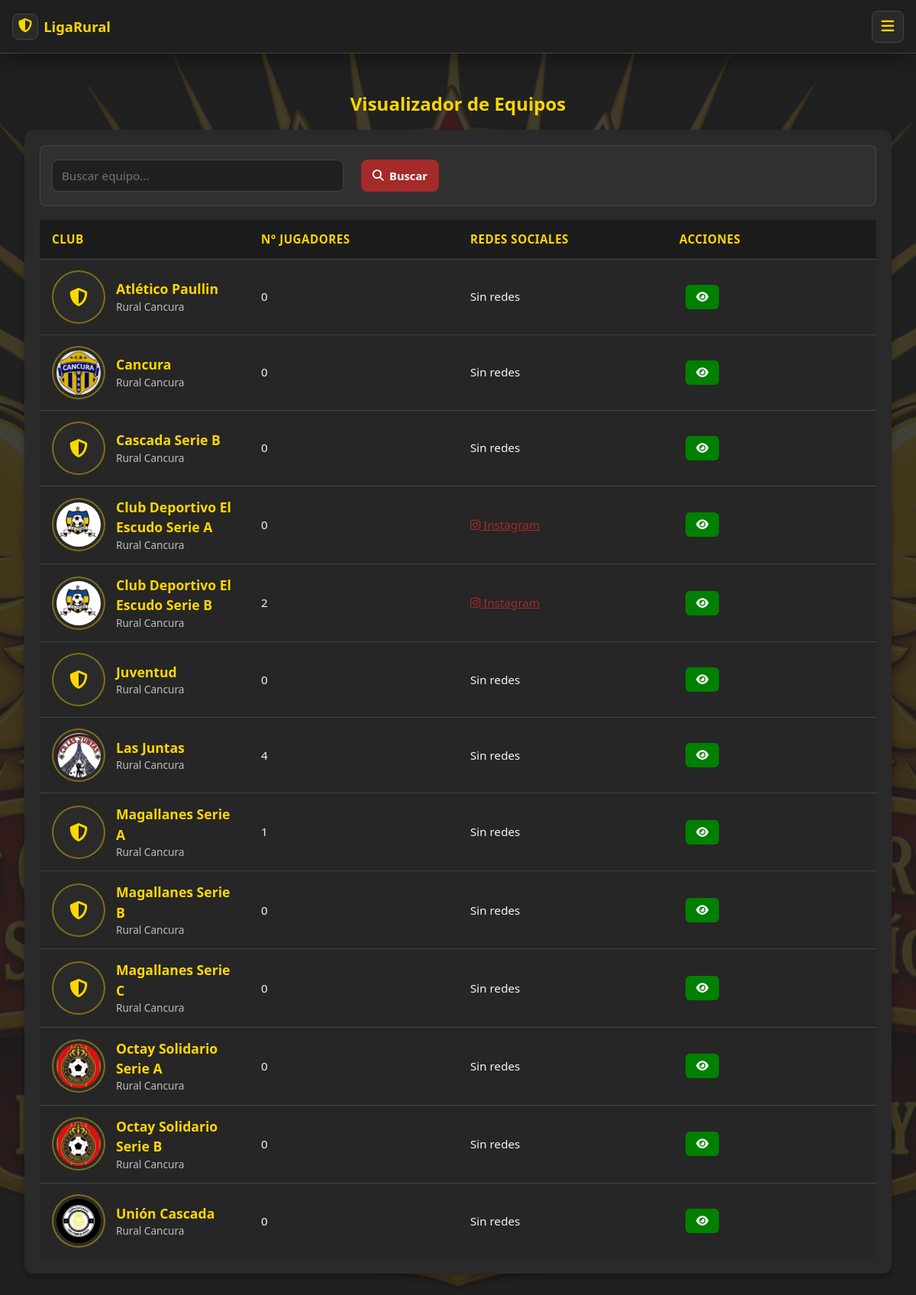
Screenshot of /equipos with the database file from the repository.
### myapp/models.py (models this page shows, shortened)
class Equipo(models.Model):
    nombre = models.CharField(max_length=100, unique=True)
    fecha_creacion = models.DateField(
        null=True,
        blank=True
    )
    logo = models.ImageField(
        upload_to='equipos/logos/',
        null=True,
        blank=True
    )
    nombre_entrenador = models.CharField(
        max_length=100,
        blank=True,
        null=True)
    nombre_dueno = models.CharField(max_length=100,
        blank=True,
        null=True)
    liga = models.ForeignKey(Liga, on_delete=models.CASCADE)
    redes_sociales = models.CharField(
        max_length=100,
        blank=True,
        default=""
    )
    @property
    def cantidad_jugadores(self):
        return self.jugadores.count()

class Liga(models.Model):
    nombre = models.CharField(max_length=200, unique=True)
    fecha_fundacion = models.DateField(
        null=True,
        blank=True
    )
    logo = models.ImageField(
        upload_to='ligas/logos/',
        null=True,
        blank=True
    )
    comuna = models.CharField(
        max_length=100,
        default="Osorno"
    )
    region = models.CharField(
        max_length=100,
        default="Los Lagos"
    )
    direccion = models.CharField(
        max_length=100,
        null=True,
        blank=True
    )
    presidente = models.CharField(
        max_length=100,
        null=True,
        blank=True
    )
    secretario = models.CharField(
        max_length=100,
        null=True,
        blank=True
    )
    tesorero = models.CharField(
        max_length=100,
        null=True,
        blank=True
    )
    telefono_contacto = models.CharField(
        max_length=20,
        blank=True,
        null=True
    )
    correo_contacto = models.EmailField(
        null=True,
        blank=True
    )
    redes_sociales = models.CharField(
        max_length=100,
        blank=True,
        default=""
    )
    reglamento = models.TextField(
        null=True,
        blank=True
    )
    def __str__(self):
        return self.nombre_corto
    @property
    def nombre_corto(self):
        max_length = 40
        if len(self.nombre) <= max_length:
            return self.nombre
        return self.nombre[:max_length].rstrip()

class RedSocial(models.Model):
    INSTAGRAM = "instagram"
    FACEBOOK = "facebook"
    TIKTOK = "tiktok"
    X = "x"
    YOUTUBE = "youtube"
    WHATSAPP = "whatsapp"
    THREADS = "threads"
    LINKEDIN = "linkedin"
    TWITCH = "twitch"
    DISCORD = "discord"
    TELEGRAM = "telegram"
    SNAPCHAT = "snapchat"
    PINTEREST = "pinterest"
    SITIO_WEB = "sitio_web"
    OTRO = "otro"
    TIPO_CHOICES = [
        (INSTAGRAM, "Instagram"),
        (FACEBOOK, "Facebook"),
        (TIKTOK, "TikTok"),
        (X, "X / Twitter"),
        (YOUTUBE, "YouTube"),
        (WHATSAPP, "WhatsApp"),
        (THREADS, "Threads"),
        (LINKEDIN, "LinkedIn"),
        (TWITCH, "Twitch"),
        (DISCORD, "Discord"),
        (TELEGRAM, "Telegram"),
        (SNAPCHAT, "Snapchat"),
        (PINTEREST, "Pinterest"),
        (SITIO_WEB, "Sitio web"),
        (OTRO, "Otro"),
    ]
    equipo = models.ForeignKey(
        "Equipo",
        on_delete=models.CASCADE,
        related_name="redes",
        null=True,
        blank=True
    )
    liga = models.ForeignKey(
        "Liga",
        on_delete=models.CASCADE,
        related_name="redes",
        null=True,
        blank=True
    )
    tipo = models.CharField(
        max_length=30,
        choices=TIPO_CHOICES
    )
    enlace = models.CharField(max_length=255)
    class Meta:
        verbose_name = "Red social"
        verbose_name_plural = "Redes sociales"
        constraints = [
            models.CheckConstraint(
                check=(
                    models.Q(
                        equipo__isnull=False,
                        liga__isnull=True
                    )
                    |
                    models.Q(
                        equipo__isnull=True,
                        liga__isnull=False
                    )
                ),
                name="red_social_tiene_un_propietario"
            ),
            models.UniqueConstraint(
                fields=["equipo", "tipo", "enlace"],
                name="red_social_unica_por_equipo"
            ),
            models.UniqueConstraint(
                fields=["liga", "tipo", "enlace"],
                name="red_social_unica_por_liga"
            ),
        ]
    URL_BASES = {
        INSTAGRAM: "https://www.instagram.com/",
        FACEBOOK: "https://www.facebook.com/",
        TIKTOK: "https://www.tiktok.com/@",
        X: "https://x.com/",
        THREADS: "https://www.threads.net/@",
        LINKEDIN: "https://www.linkedin.com/in/",
        TWITCH: "https://www.twitch.tv/",
        TELEGRAM: "https://t.me/",
        SNAPCHAT: "https://www.snapchat.com/add/",
    }
    @property
    def url(self):
        if self.enlace.startswith(("http://", "https://")):
            return self.enlace
        base = self.URL_BASES.get(self.tipo)
        if base:
            usuario = self.enlace.strip().lstrip("@/")
            return f"{base}{quote(usuario)}"
        return self.enlace
    @property
    def icono(self):
        return {
            self.INSTAGRAM: "fab fa-instagram",
            self.FACEBOOK: "fab fa-facebook",
            self.TIKTOK: "fab fa-tiktok",
            self.X: "fab fa-x-twitter",
            self.YOUTUBE: "fab fa-youtube",
            self.WHATSAPP: "fab fa-whatsapp",
            self.THREADS: "fab fa-threads",
            self.LINKEDIN: "fab fa-linkedin",
            self.TWITCH: "fab fa-twitch",
            self.DISCORD: "fab fa-discord",
            self.TELEGRAM: "fab fa-telegram",
            self.SNAPCHAT: "fab fa-snapchat",
            self.PINTEREST: "fab fa-pinterest",
            self.SITIO_WEB: "fas fa-globe",
            self.OTRO: "fas fa-link",
        }.get(self.tipo, "fas fa-link")

### myapp/views.py (the view)
# urls.py: path('equipos', views.lista_equipos, name='equipos'),
def lista_equipos(request):
    buscar = request.GET.get('buscar')
    equipos = Equipo.objects.all().order_by('nombre')
    equipos_totales = equipos
    if buscar:
        equipos = equipos.filter(nombre__icontains=buscar)
    return render(request, "equipos/equipos.html", {
        "equipos": equipos,
        "hay_equipos": equipos_totales.exists(),
    })

### myapp/templates/equipos/equipos.html (shortened to what this page needs)
{% extends 'layouts/base.html' %}
{% block content %}
    <div class="contenedor-tablas">
        <div class="card-title">
            <h1>Visualizador de Equipos</h1>
        </div>
        <div class="card">
            {% if hay_equipos %}
            <div class="equipo-listado-toolbar">
                <form method="GET" class="equipo-busqueda">
                    <input
                        type="text"
                        name="buscar"
                        placeholder="Buscar equipo..."
                        value="{{ request.GET.buscar }}"
                    >
                    <button type="submit">
                        <i class="fa-solid fa-magnifying-glass"></i>
                        <span>Buscar</span>
                    </button>
                </form>
            </div>
            {% endif %}
            {% if not equipos %}
            <p class="empty-message">No hay datos para mostrar.</p>
            {% else %}
            <table class="tabla-responsive">
                <thead>
                    <tr class="encabezado">
                        <th>
                            Club
                        </th>
                        <th>
                            N° Jugadores
                        </th>
                        <th>
                            Redes Sociales
                        </th>
                        <th>
                            Acciones
                        </th>
                    </tr>
                </thead>
                <tbody>
                {% for equipo in equipos %}
                    <tr>
                        <td>
                            <div class="equipo-info">
                                {% if equipo.logo %}
                                    <img class="equipo-logo"
                                        src="{{ equipo.logo.url }}"
                                        alt="{{ equipo.nombre }}">
                                {% else %}
                                    <div class="equipo-logo logo-vacio">
                                        <i class="fa-solid fa-shield-halved"></i>
                                    </div>
                                {% endif %}
                                <div class="equipo-texto">
                                    <span class="equipo-nombre">{{ equipo.nombre }}</span>
                                    <span class="equipo-liga">
                                        {{ equipo.liga }}
                                    </span>
                                </div>
                            </div>
                        </td>
                        <td data-label="N° Jugadores">
                            {{equipo.cantidad_jugadores}}
                        </td>
                        <td>
                            {% for red in equipo.redes.all %}
                            <a href="{{ red.url }}"
                            target="_blank"
                            rel="noopener noreferrer"
                            class="red-social">
                                <i class="{{ red.icono }}"></i>
                                <span>{{ red.get_tipo_display }}</span>
                            </a>
                            {% empty %}
                                Sin redes
                            {% endfor %}
                        </td>
                        <td>
                            <button class="btn ver" onclick="window.location='/equipos/{{ equipo.nombre }}/'" title="Ver Jugadores">
                                <i class="fa-solid fa-eye"></i>
                            </button>
                        </td>
                    </tr>
                {% endfor %}
                </tbody>
            </table>
        {% endif %}
        </div>
    </div>
{% endblock %}

### rows the page displays
Equipo: nombre "Atlético Paullin", liga "Rural Cancura", cantidad_jugadores "0"
Equipo: logo (picture), nombre "Cancura", liga "Rural Cancura", cantidad_jugadores "0"
Equipo: nombre "Cascada Serie B", liga "Rural Cancura", cantidad_jugadores "0"
Equipo: logo (picture), nombre "Club Deportivo El Escudo Serie A", liga "Rural Cancura", cantidad_jugadores "0"
RedSocial: tipo "Instagram"
Equipo: logo (picture), nombre "Club Deportivo El Escudo Serie B", liga "Rural Cancura", cantidad_jugadores "2"
RedSocial: tipo "Instagram"
Equipo: nombre "Juventud", liga "Rural Cancura", cantidad_jugadores "0"
Equipo: logo (picture), nombre "Las Juntas", liga "Rural Cancura", cantidad_jugadores "4"
Equipo: nombre "Magallanes Serie A", liga "Rural Cancura", cantidad_jugadores "1"
Equipo: nombre "Magallanes Serie B", liga "Rural Cancura", cantidad_jugadores "0"
Equipo: nombre "Magallanes Serie C", liga "Rural Cancura", cantidad_jugadores "0"
Equipo: logo (picture), nombre "Octay Solidario Serie A", liga "Rural Cancura", cantidad_jugadores "0"
Equipo: logo (picture), nombre "Octay Solidario Serie B", liga "Rural Cancura", cantidad_jugadores "0"
Equipo: logo (picture), nombre "Unión Cascada", liga "Rural Cancura", cantidad_jugadores "0"
